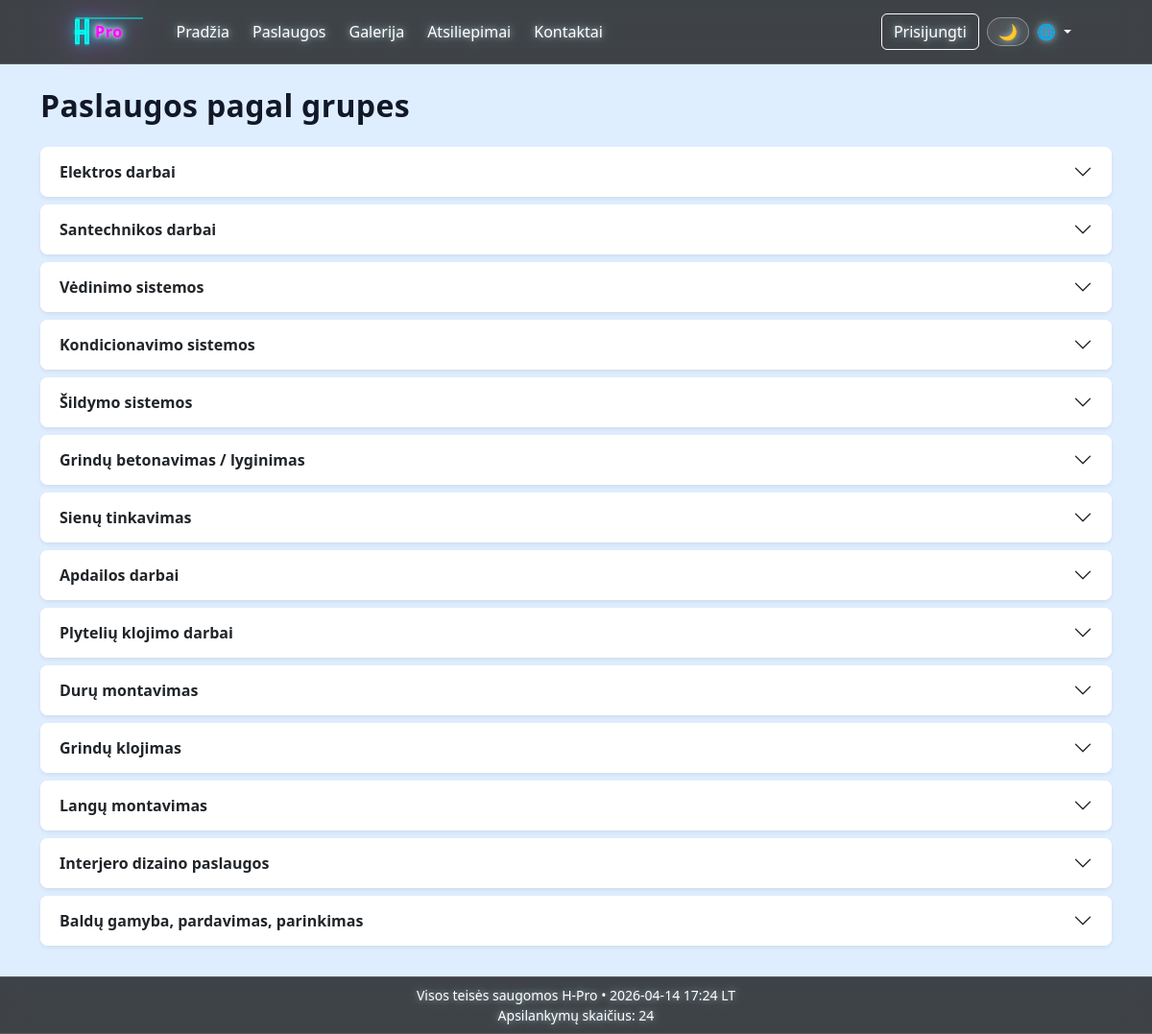
Page /services/ on the committed database.
### services/models.py (models this page shows, shortened)
class ServiceCategory(models.Model):
    name = models.CharField(max_length=100, unique=True)
    description = models.TextField(blank=True, null=True)
    class Meta:
        verbose_name = _("Paslaugų kategorija")
        verbose_name_plural = _("Paslaugų kategorijos")
        ordering = ['id']

### services/views.py (the view)
# urls.py: path('', views.services_home, name='services_home'),
def services_home(request):
    categories = ServiceCategory.objects.prefetch_related('services').all()
    return render(request, 'services/services_list.html', {'categories': categories})

### main/context_processors.py (called while the page is built)
def _next_global_visit_counter():
    total_visits = 0
    if default_storage.exists(VISIT_COUNTER_PATH):
        try:
            with default_storage.open(VISIT_COUNTER_PATH, 'r') as counter_file:
                data = json.load(counter_file)
            total_visits = int(data.get('total_visits', 0))
        except (OSError, ValueError, TypeError, json.JSONDecodeError):
            total_visits = 0
    total_visits += 1
    payload = {'total_visits': total_visits}
    if default_storage.exists(VISIT_COUNTER_PATH):
        default_storage.delete(VISIT_COUNTER_PATH)
    default_storage.save(VISIT_COUNTER_PATH, ContentFile(json.dumps(payload)))
    return total_visits

def company_info(request):
    visit_counter = _next_global_visit_counter()
    return {
        'company_info': settings.COMPANY_INFO,
        'visit_counter': visit_counter,
    }

### services/templates/services/services_list.html (shortened to what this page needs)
{% extends 'main/base.html' %}
{% load i18n %}
{% block content %}
<div class="container py-4">
    <h2 class="fw-bold mb-4 section-page-title">{% trans "Paslaugos pagal grupes" %}</h2>
    <div class="accordion" id="servicesAccordion">
        {% for category in categories %}
        <div class="accordion-item mb-2 border-0 shadow-sm rounded-3 overflow-hidden">
            <h2 class="accordion-header" id="heading{{ category.id }}">
                <button class="accordion-button collapsed fw-semibold" type="button" data-bs-toggle="collapse" data-bs-target="#categoryCollapse{{ category.id }}" aria-expanded="false" aria-controls="categoryCollapse{{ category.id }}">
                    {{ category.name }}
                </button>
            </h2>
        </div>
        {% empty %}
        <div class="alert alert-info">{% trans "Paslaugų kategorijų dar nėra." %}</div>
        {% endfor %}
    </div>
</div>
{% endblock %}

### main/templates/main/base.html (shortened to what this page needs)
{% load static %}
{% load i18n %}
{% get_current_language as CURRENT_LANGUAGE %}
<!DOCTYPE html>
<html lang="{{ CURRENT_LANGUAGE|default:'lt' }}">
<head>
    <link href="https://cdn.jsdelivr.net/npm/bootstrap@5.3.2/dist/css/bootstrap.min.css" rel="stylesheet">
    <link rel="stylesheet" href="{% static 'main/css/styles.css' %}">
</head>
<body class="site-shell">
    {% include 'main/navbar.html' %}
    <main class="site-main">
        {% block content %}
        {% endblock %}
    </main>
    {% include 'main/footer.html' %}
</body>
</html>

### main/templates/main/navbar.html (shortened to what this page needs)
{% load static %}
{% load role_badges %}
{% load i18n %}
<nav class="navbar navbar-expand-lg navbar-dark bg-dark bg-opacity-75 backdrop-blur">
    <div class="container-fluid">
        <div class="collapse navbar-collapse" id="mainNav">
            <div class="d-flex align-items-center gap-3">
                <a href="{% url 'home' %}" class="navbar-brand neon-logo" title="H-Pro">
                    <svg width="84" height="40" viewBox="0 0 84 40" fill="none" xmlns="http://www.w3.org/2000/svg" aria-label="HPro logo">
                        <text x="23" y="26" fill="#FF00FF" font-size="16" font-weight="700" font-family="Segoe UI, Arial, sans-serif" letter-spacing="0.6" filter="url(#neonGlow)">Pro</text>
                    </svg>
                </a>
            </div>
            <ul class="navbar-nav me-auto align-items-lg-center gap-lg-2">
                <li class="nav-item"><a class="nav-link" href="{% url 'home' %}">{% trans "Pradžia" %}</a></li>
                <li class="nav-item"><a class="nav-link" href="{% url 'services_home' %}">{% trans "Paslaugos" %}</a></li>
                <li class="nav-item"><a class="nav-link" href="{% url 'gallery_home' %}">{% trans "Galerija" %}</a></li>
                <li class="nav-item"><a class="nav-link" href="{% url 'reviews_list' %}">{% trans "Atsiliepimai" %}</a></li>
                <li class="nav-item"><a class="nav-link" href="{% url 'contact' %}">{% trans "Kontaktai" %}</a></li>
            </ul>
            <ul class="navbar-nav ms-auto align-items-lg-center">
                {% if user.is_authenticated %}
                    {% get_or_create_profile user as nav_profile %}
                    <li class="nav-item dropdown user-menu">
                        <a class="nav-link dropdown-toggle d-flex align-items-center gap-2 py-2" href="#" role="button" data-bs-toggle="dropdown" aria-expanded="false">
                            {% if nav_profile and nav_profile.avatar and nav_profile.avatar.url %}
                                <img src="{{ nav_profile.avatar.url }}" alt="{{ user.username }}" class="nav-avatar">
                            {% else %}
                                <img src="{% static 'main/img/default-avatar.png' %}" alt="{{ user.username }}" class="nav-avatar">
                            {% endif %}
                            <span class="fw-semibold">{{ user.username }}</span>
                            {% if nav_profile %}
                                {% role_badge nav_profile.role %}
                            {% endif %}
                        </a>
                        <ul class="dropdown-menu dropdown-menu-end dropdown-menu-dark user-dropdown shadow">
                            <li><a class="dropdown-item" href="{% url 'profile' %}">{% trans "Profilis" %}</a></li>
                            {% if user.is_superuser or user.is_staff or nav_profile.role == 'admin' %}
                                <li><a class="dropdown-item" href="{% url 'admin_dashboard' %}">{% trans "Užsakymų administravimas" %}</a></li>
                                <li><a class="dropdown-item" href="{% url 'service_list' %}">{% trans "Paslaugų administravimas" %}</a></li>
                                <li><a class="dropdown-item" href="{% url 'category_list' %}">{% trans "Kategorijų administravimas" %}</a></li>
                                <li><a class="dropdown-item" href="{% url 'admin:index' %}">{% trans "Admin Panelė" %}</a></li>
                            {% elif nav_profile and nav_profile.role == 'manager' %}
                                <li><a class="dropdown-item" href="{% url 'manager_dashboard' %}">{% trans "Užsakymų administravimas" %}</a></li>
                                <li><a class="dropdown-item" href="{% url 'service_list' %}">{% trans "Paslaugų administravimas" %}</a></li>
                                <li><a class="dropdown-item" href="{% url 'category_list' %}">{% trans "Kategorijų administravimas" %}</a></li>
                            {% endif %}
                            {% if nav_profile and nav_profile.role == 'client' and not user.is_staff and not user.is_superuser %}
                                <li><a class="dropdown-item" href="{% url 'order_list' %}">{% trans "Mano užsakymai" %}</a></li>
                            {% endif %}
                            <li><a class="dropdown-item" href="{% url 'password_change' %}">{% trans "Slaptažodžio keitimas" %}</a></li>
                            <li><hr class="dropdown-divider"></li>
                            <li><a class="dropdown-item text-danger" href="{% url 'logout' %}">{% trans "Atsijungti" %}</a></li>
                        </ul>
                    </li>
                    {% else %}
                    <li class="nav-item">
                        <a href="{% url 'login' %}" class="btn btn-outline-light">{% trans "Prisijungti" %}</a>
                    </li>
                {% endif %}
                <li class="nav-item ms-lg-2">
                    <button id="themeToggle" type="button" class="btn nav-theme-toggle" aria-label="{% trans 'Dienos / nakties režimas' %}" title="{% trans 'Dienos / nakties režimas' %}">🌙</button>
                </li>
                <li class="nav-item dropdown">
                    <a class="nav-link dropdown-toggle" href="#" role="button" data-bs-toggle="dropdown" aria-expanded="false" style="cursor: pointer;">
                        🌐
                    </a>
                </li>
            </ul>
        </div>
    </div>
</nav>

### main/templates/main/footer.html
{% load i18n %}
<footer class="site-footer navbar navbar-dark" role="contentinfo">
    <div class="container d-flex justify-content-center align-items-center h-100">
        <div class="footer-text small text-center">
            {% trans "Visos teisės saugomos" %} H-Pro • {% now "Y-m-d H:i" %} LT
            <br>
            {% trans "Apsilankymų skaičius:" %} {{ visit_counter }}
        </div>
    </div>
</footer>

### static/main/css/styles.css (style rules this page uses)
.backdrop-blur { backdrop-filter: blur(10px); }
body { background: #dfeeff; margin: 0; }
:root { --glass-bg: rgba(255, 255, 255, 0.15); --glass-border: rgba(255, 255, 255, 0.25); --glass-shadow: 0 8px 32px rgba(0, 0, 0, 0.15); --glass-blur: blur(12px); --transition-fast: 0.2s ease; --transition-medium: 0.35s ease; --footer-height: 52px; --chrome-bg: rgba(0, 0, 0, 0.72); --chrome-border: rgba(255, 255, 255, 0.14); --page-bg-light: #dfeeff; --page-bg-night: #0b1220; --text-night: #e6eefc; --table-glass-bg: rgba(242, 244, 247, 0.78); --table-glass-head: rgba(230, 233, 238, 0.66); --table-glass-border: rgba(148, 163, 184, 0.26); --table-glass-text: #0f172a; --table-glass-hover: rgba(226, 229, 235, 0.62); --table-glass-striped: rgba(236, 239, 243, 0.52); --table-glass-active: rgba(214, 220, 228, 0.7); --form-glass-bg: rgba(242, 244, 247, 0.82); --form-glass-border: rgba(148, 163, 184, 0.34); --form-glass-focus: rgba(100, 116, 139, 0.24); }
.navbar { backdrop-filter: blur(14px); -webkit-backdrop-filter: blur(14px); background: var(--chrome-bg) !important; border-bottom: 1px solid var(--chrome-border); position: relative; z-index: 1100; }
.navbar .nav-link, .navbar .navbar-brand, .navbar .btn, .navbar .dropdown-toggle { color: #fff !important; text-shadow: 0 0 6px rgba(255, 255, 255, 0.55), 0 0 14px rgba(126, 249, 255, 0.35); }
.btn { transition: var(--transition-fast); }
body { animation: fadeIn 0.4s ease; background: var(--page-bg-light); color: #111827; margin: 0; }
.site-footer { margin-top: auto; min-height: var(--footer-height); z-index: 1020; background: var(--chrome-bg) !important; backdrop-filter: blur(14px); -webkit-backdrop-filter: blur(14px); border-top: 1px solid var(--chrome-border); }
.footer-text { color: #fff; text-shadow: 0 0 6px rgba(255, 255, 255, 0.45), 0 0 12px rgba(126, 249, 255, 0.3); margin: 0; }
.site-main { flex: 1 0 auto; padding-bottom: 0; display: flex; flex-direction: column; }
.navbar > .container-fluid { padding-left: 2cm; padding-right: 2cm; }
.navbar { padding: 0.5rem 0; }
.neon-logo { display: inline-flex; align-items: center; justify-content: center; position: relative; transition: all 0.3s ease; }
.neon-logo svg { width: 84px; height: 40px; filter: drop-shadow(0 0 8px rgba(0, 255, 243, 0.6)) drop-shadow(0 0 16px rgba(255, 0, 255, 0.4)); animation: neonFlicker 3s infinite alternate; }
.nav-theme-toggle { border: 1px solid rgba(255, 255, 255, 0.36); border-radius: 999px; padding: 0.35rem 0.7rem; line-height: 1; background: rgba(255, 255, 255, 0.08); }
.site-shell { min-height: 100vh; display: flex; flex-direction: column; }
.site-main .container, .site-main .container-fluid { max-width: min(1440px, 95vw); }
.site-main h1, .site-main h2, .site-main h3, .site-main h4 { letter-spacing: 0.01em; color: #111827; }

### rows in the picture
ServiceCategory: name "Elektros darbai"
ServiceCategory: name "Santechnikos darbai"
ServiceCategory: name "Vėdinimo sistemos"
ServiceCategory: name "Kondicionavimo sistemos"
ServiceCategory: name "Šildymo sistemos"
ServiceCategory: name "Grindų betonavimas / lyginimas"
ServiceCategory: name "Sienų tinkavimas"
ServiceCategory: name "Apdailos darbai"
ServiceCategory: name "Plytelių klojimo darbai"
ServiceCategory: name "Durų montavimas"
ServiceCategory: name "Grindų klojimas"
ServiceCategory: name "Langų montavimas"
ServiceCategory: name "Interjero dizaino paslaugos"
ServiceCategory: name "Baldų gamyba, pardavimas, parinkimas"

### other values in the picture
{{ visit_counter }} "24"
